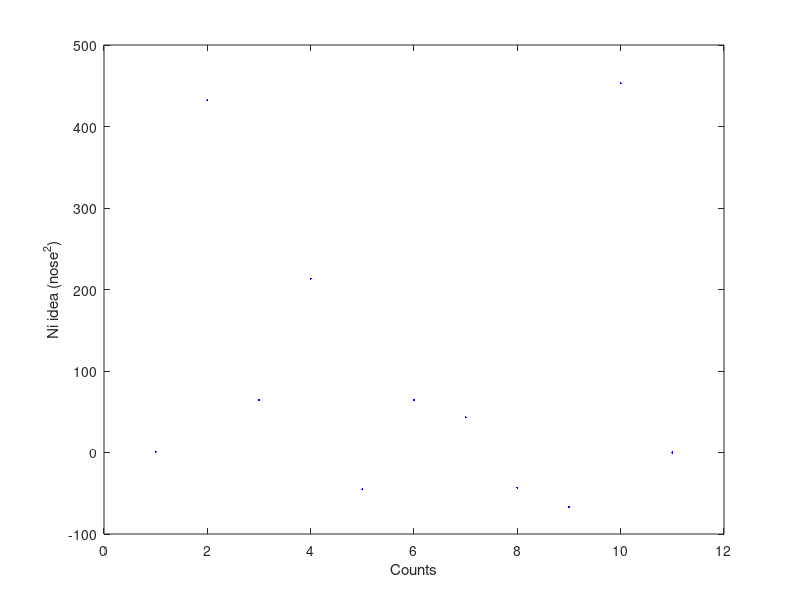

Here is the MATLAB script that generated this plot: (Note: this script raises an error after producing the figure.)
%%%%%%%%%%%%%%%%%%%%%%%%%%%%%%%%%%%%%%%%%%%%%%%%%%%%%%%%%%%%%%%%%%%%%%%%%%%
%
% Javier Martinez Amaya, javier.martinez-amaya@uv.es 
% https://www.aiforoceans.org/
% ISP, MALOC
%
% Description: PROGRAMA GIT tutorial 2
% 
% 2021
%%%%%%%%%%%%%%%%%%%%%%%%%%%%%%%%%%%%%%%%%%%%%%%%%%%%%%%%%%%%%%%%%%%%%%%%%%%
y=[1 432 65 213 -45 65 43 -43 -67 453 0];
x=[1 2 3 4 5 6 7 8 9 10 11];

figure
plot(x,y,'.b','MarkerSize',5)
xlabel('Counts'), ylabel('Ni idea (nose^2)')
why()
figure
spy